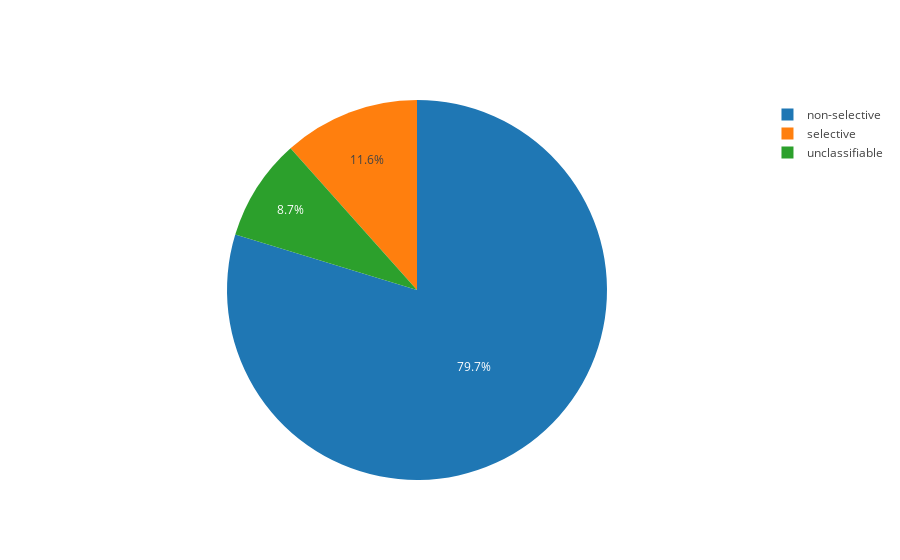

The notebook cell saved with this chart:
### Code cell
labels = ["selective", "non-selective", "unclassifiable"]
values = [sum(1 for classification in classified_neurons.values() if classification == "selective")]
values.append(sum(1 for classification in classified_neurons.values() if classification == "not-selective"))
values.append(sum(1 for classification in classified_neurons.values() if classification == "unclassified"))

trace = go.Pie(labels=labels, values=values)

plotly.offline.iplot([trace])

### Figure 1 — Plotly figure (JSON) as saved in the notebook; plotly's stock layout.template omitted (floating-point values rounded to 4 significant figures)
{"data": [{"labels": ["selective", "non-selective", "unclassifiable"], "type": "pie", "uid": "6e4c4d", "values": [8, 55, 6]}], "layout": {"autosize": true}}
